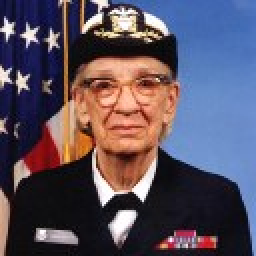
#> input picture python/tests/test.jpg, 128 x 128 px (shown 2 times larger)
$ python reference_encoder.py ../../tests/test.jpg
#> lines starting #> are read from the running program, lines starting #| are printed output that depends on the picture
#> in main, img is the input picture: PIL image 128x128 RGB; mean R, G, B 89.7, 80.1, 95.4
# ---
# ## AI Collaboration Context
# **Project:** catpic - Terminal Image Viewer | **Session:** #1 | **Date:** 2025-01-27 | **Lead:** [Your Name]
# **AI Model:** Claude Sonnet 4 | **Objective:** Create comprehensive catpic project structure
# **Prior Work:** Initial session
# **Current Status:** Complete project scaffolding with BASIS system and EnGlyph integration. Renamed to catpic with .meow extension
# **Files in Scope:** New project - all files created
# **Human Contributions:** Requirements analysis, EnGlyph research, BASIS system design, development strategy, UX design (viewer-first approach), naming (catpic/.meow)
# **AI Contributions:** Project structure, code generation, documentation, testing framework
# **Pending Decisions:** Phase 1 implementation approach, specific BASIS character sets for 2,3 and 2,4
# ---

"""
Reference implementation of catpic encoder algorithm.

This standalone script demonstrates the core EnGlyph-based algorithm
for converting images to MEOW format. Use this as a reference for
implementing the production CatpicEncoder class.
"""

from PIL import Image
import sys
from typing import Tuple, List


def create_test_image():
    """Create a simple test image for demonstration."""
    img = Image.new('RGB', (40, 20), color='white')
    pixels = img.load()

    # Create simple pattern
    for y in range(20):
        for x in range(40):
            if (x + y) % 8 < 4:
                pixels[x, y] = (255, 0, 0)  # Red
            else:
                pixels[x, y] = (0, 0, 255)  # Blue

    return img


def extract_pixel_block(img: Image.Image, char_x: int, char_y: int, basis_x: int, basis_y: int) -> List[Tuple[int, int, int]]:
    """Extract pixel block for a character position."""
    pixels = []
    pixel_x_start = char_x * basis_x
    pixel_y_start = char_y * basis_y

    for py in range(pixel_y_start, pixel_y_start + basis_y):
        for px in range(pixel_x_start, pixel_x_start + basis_x):
            if px < img.width and py < img.height:
                pixels.append(img.getpixel((px, py)))
            else:
                pixels.append((0, 0, 0))  # Black for out-of-bounds

    return pixels


def quantize_block(pixels: List[Tuple[int, int, int]]) -> Tuple[List[bool], Tuple[int, int, int], Tuple[int, int, int]]:
    """
    Quantize pixel block to 2 colors using EnGlyph approach.
    Returns: (bit_pattern, foreground_rgb, background_rgb)
    """
    # Create temporary image for quantization
    block_img = Image.new('RGB', (len(pixels), 1))
    block_img.putdata(pixels)

    # Quantize to 2 colors (EnGlyph method)
    quantized = block_img.quantize(colors=2, method=Image.Quantize.MEDIANCUT)
    quantized_rgb = quantized.convert('RGB')

    # Get quantized pixels
    quantized_pixels = list(quantized_rgb.getdata())

    # Find the two colors
    unique_colors = list(set(quantized_pixels))
    if len(unique_colors) == 1:
        unique_colors.append((0, 0, 0))  # Add black as second color

    color1, color2 = unique_colors[:2]

    # Determine which color is "foreground" (brighter)
    brightness1 = sum(color1) / 3
    brightness2 = sum(color2) / 3

    if brightness1 > brightness2:
        fg_color, bg_color = color1, color2
    else:
        fg_color, bg_color = color2, color1

    # Generate bit pattern (EnGlyph method)
    pattern_bits = []
    for pixel in quantized_pixels:
        pattern_bits.append(pixel == fg_color)

    return pattern_bits, fg_color, bg_color


def generate_bit_pattern_index(pattern_bits: List[bool]) -> int:
    """Generate bit pattern index (EnGlyph method)."""
    index = 0
    for i, bit in enumerate(pattern_bits):
        if bit:
            index += 2**i
    return index


def get_unicode_char(pattern_index: int, basis_x: int, basis_y: int) -> str:
    """Get Unicode character for bit pattern."""
    # BASIS 2,2 quadrant blocks (EnGlyph proven set)
    if basis_x == 2 and basis_y == 2:
        blocks = [
            " ", "▘", "▝", "▀",  # 0000, 0001, 0010, 0011
            "▖", "▌", "▞", "▛",  # 0100, 0101, 0110, 0111
            "▗", "▚", "▐", "▜",  # 1000, 1001, 1010, 1011
            "▄", "▙", "▟", "█",  # 1100, 1101, 1110, 1111
        ]
        return blocks[min(pattern_index, len(blocks) - 1)]

    # BASIS 1,2 half blocks
    elif basis_x == 1 and basis_y == 2:
        blocks = [" ", "▀", "▄", "█"]
        return blocks[min(pattern_index, len(blocks) - 1)]

    # Fallback
    else:
        intensity = pattern_index / (2**(basis_x * basis_y) - 1)
        if intensity < 0.25:
            return " "
        elif intensity < 0.5:
            return "░"
        elif intensity < 0.75:
            return "▒"
        else:
            return "█"


def format_ansi_cell(char: str, fg_rgb: Tuple[int, int, int], bg_rgb: Tuple[int, int, int]) -> str:
    """Format cell with ANSI colors."""
    fg_r, fg_g, fg_b = fg_rgb
    bg_r, bg_g, bg_b = bg_rgb

    return f"\x1b[38;2;{fg_r};{fg_g};{fg_b}m\x1b[48;2;{bg_r};{bg_g};{bg_b}m{char}\x1b[0m"


def encode_image_to_meow(img: Image.Image, width: int, height: int, basis_x: int = 2, basis_y: int = 2) -> str:
    """
    Reference implementation of MEOW encoding using EnGlyph algorithm.
    """
#> called with width = 20, height = 10, basis_x = 2, basis_y = 2
    # Resize image to match character grid
    pixel_width = width * basis_x
    pixel_height = height * basis_y
    img_resized = img.resize((pixel_width, pixel_height), Image.Resampling.LANCZOS)
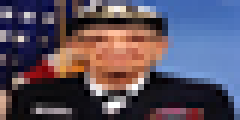
#> img_resized: PIL image 40x20 RGB (shown 6 times larger); mean R, G, B 89.7, 80, 95.3

    # Generate header
    lines = [
        "MEOW/1.0",
        f"WIDTH:{width}",
        f"HEIGHT:{height}",
        f"BASIS:{basis_x},{basis_y}",
        "DATA:",
    ]

    # Process each character position
    for char_y in range(height):
        line_chars = []

        for char_x in range(width):
            # Extract pixel block
            pixels = extract_pixel_block(img_resized, char_x, char_y, basis_x, basis_y)

            # Quantize to 2 colors (EnGlyph method)
            pattern_bits, fg_color, bg_color = quantize_block(pixels)

            # Generate bit pattern index
            pattern_index = generate_bit_pattern_index(pattern_bits)

            # Get Unicode character
            char = get_unicode_char(pattern_index, basis_x, basis_y)

            # Format with ANSI colors
            cell = format_ansi_cell(char, fg_color, bg_color)
            line_chars.append(cell)

        lines.append("".join(line_chars))
#> after the loop, lines = 15 items

    return "\n".join(lines)


def main():
    """Demonstrate reference encoder."""
    if len(sys.argv) > 1:
        # Load image from file
        try:
            img = Image.open(sys.argv[1]).convert('RGB')
        except Exception as e:
            print(f"Error loading image: {e}")
            return
    else:
        # Create test image
        img = create_test_image()

    # Encode to MEOW
    meow_data = encode_image_to_meow(img, width=20, height=10, basis_x=2, basis_y=2)

    # Output
    print("Reference MEOW Encoding:")
    print("=" * 50)
    print(meow_data)
#> (printed output is left out)
    print("=" * 50)
    print("Save this output to a .meow file and view with 'cat filename.meow'")


if __name__ == '__main__':
    main()
